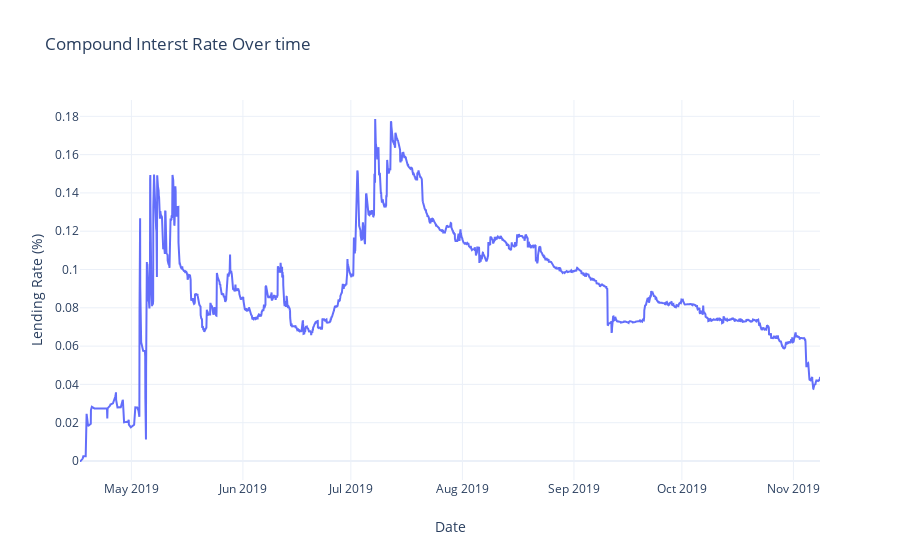

Notebook code cell kept with this figure:
### Markdown cell above
Plot Intrest rate over time

### Code cell
data = [go.Scatter(
        x=interestOverTime['block_time'],
        y=interestOverTime['rate']
    )]

layout = go.Layout(
    title='Compound Interst Rate Over time',
    yaxis=dict(title='Lending Rate (%)'),
    xaxis=dict(title='Date'),
    template='plotly_white')

figure = go.Figure(data=data, layout=layout)
figure.show()

### Figure 1 — Plotly figure (JSON) as saved in the notebook; plotly's stock layout.template omitted (floating-point values rounded to 4 significant figures; data arrays with more than 128 entries replaced by an {"elided": "..."} marker saying what was removed)
{"data": [{"type": "scatter", "x": {"elided": "4551 str values"}, "y": {"elided": "4551 float values"}}], "layout": {"title": {"text": "Compound Interst Rate Over time"}, "xaxis": {"title": {"text": "Date"}}, "yaxis": {"title": {"text": "Lending Rate (%)"}}}}
